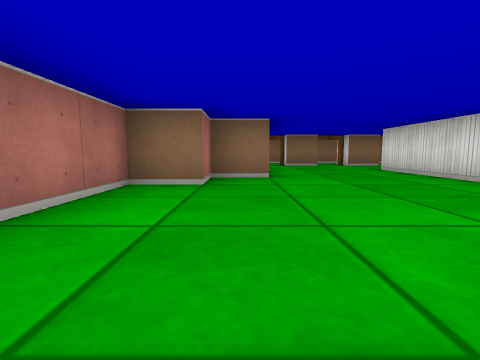
View 1 (above)

24 first-person views from a walk through a cub3D ray-caster map. The camera is about half as high as the walls, tilts 6° down and sees 85° across. The floor is counted in squares. Each view is taken from the middle of a square. On the plan, view 1 faces up. The plan holds only what a view shows up to about 9 squares ahead; the rest is blank.

View 2
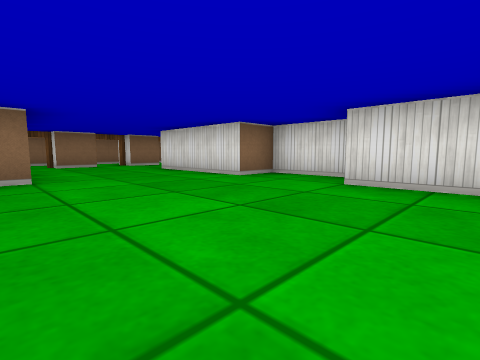

View 3
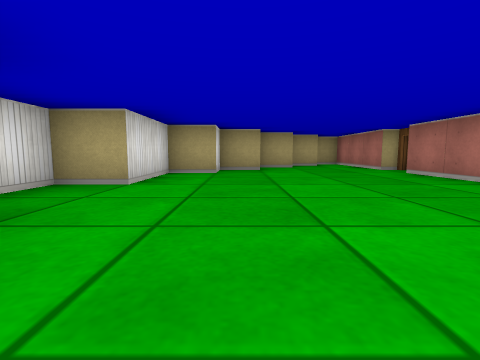

View 4
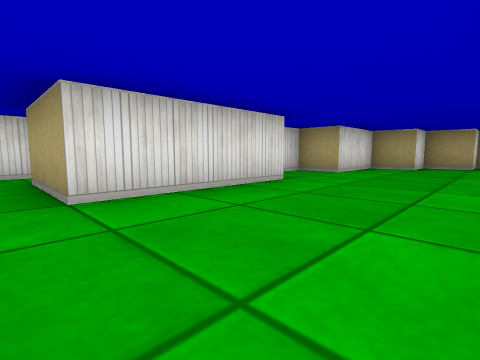

View 5
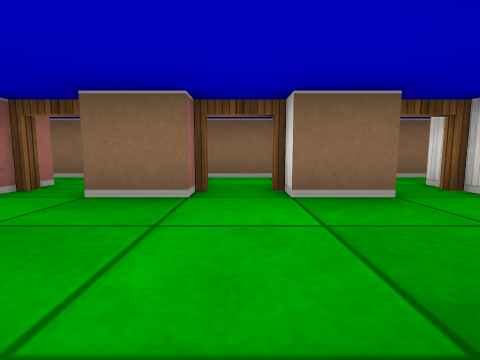

View 6
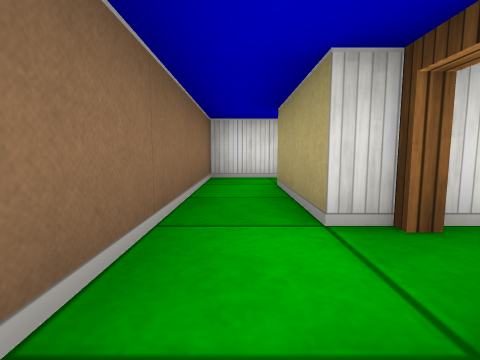

View 7
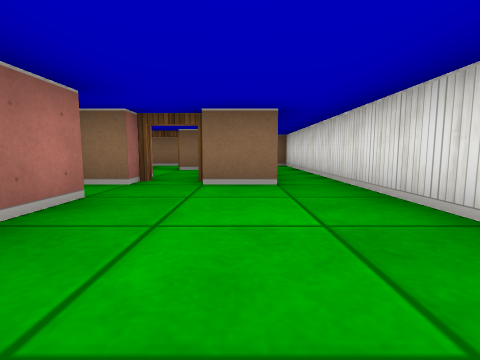

View 8
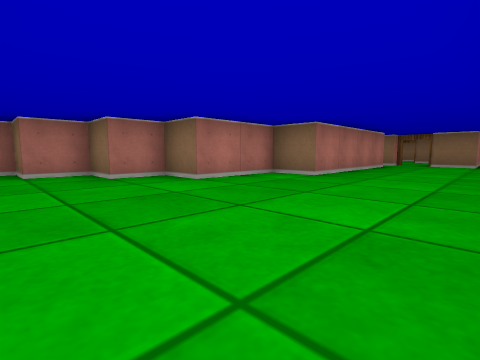

View 9
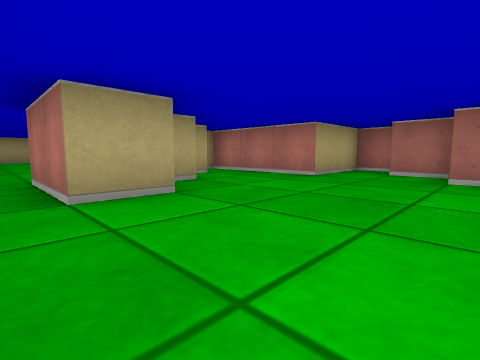

View 10
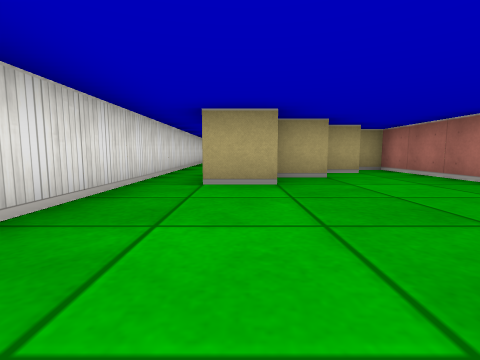

View 11
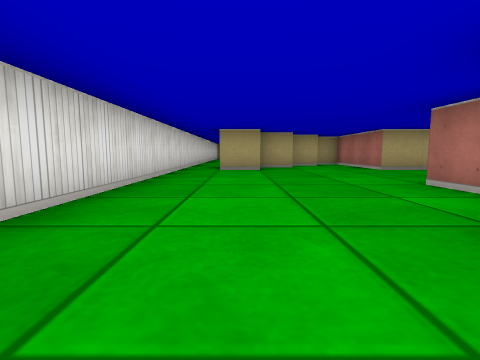

View 12
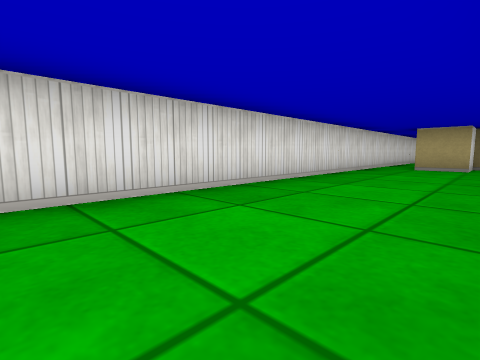

View 13
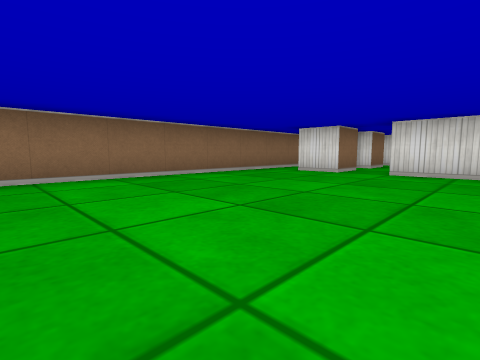

View 14
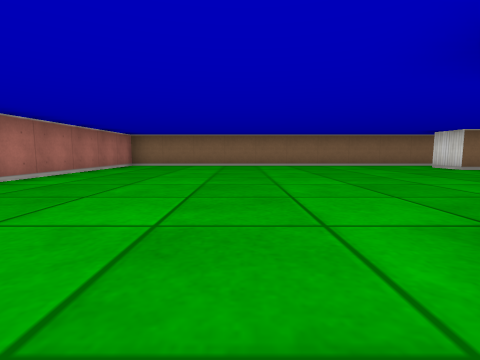

View 15
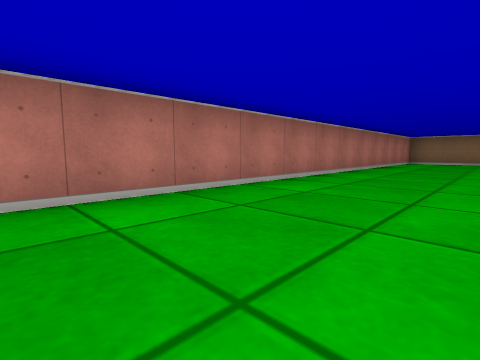

View 16
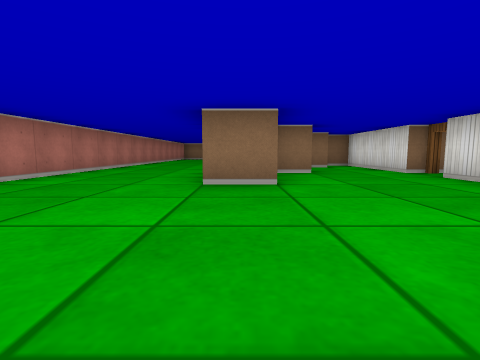

View 17
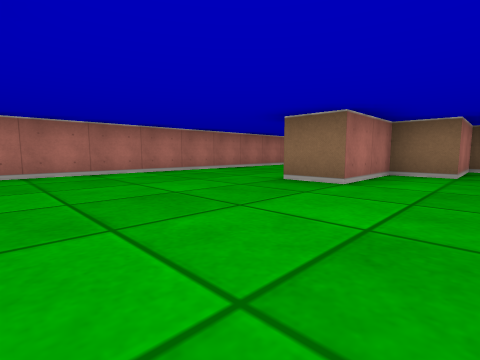

View 18
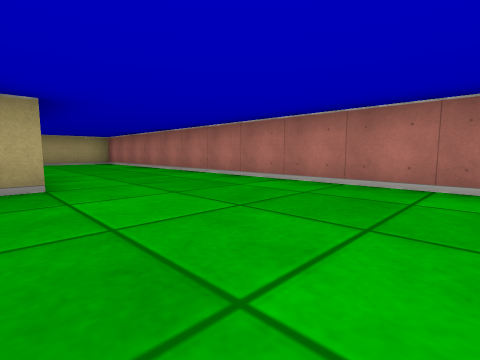

View 19
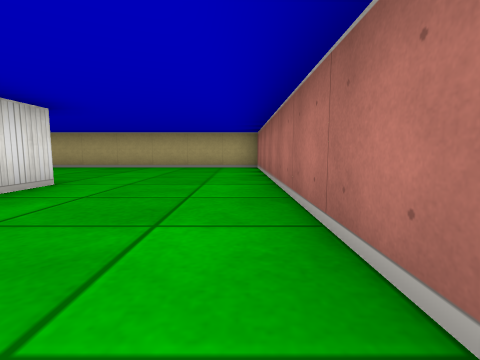

View 20
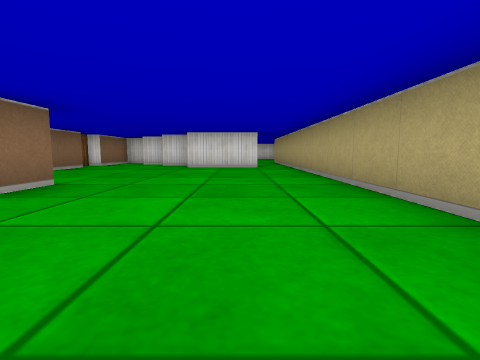

View 21
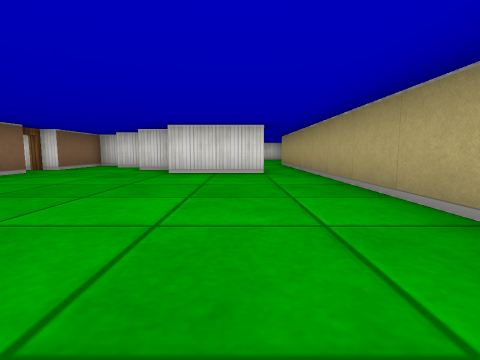

View 22
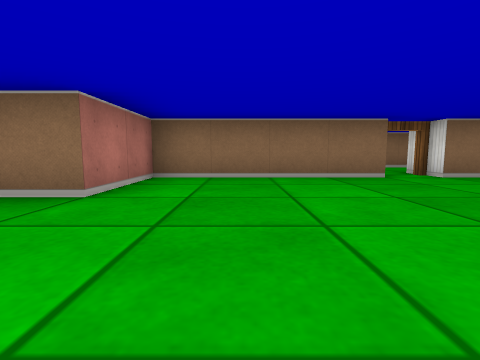

View 23
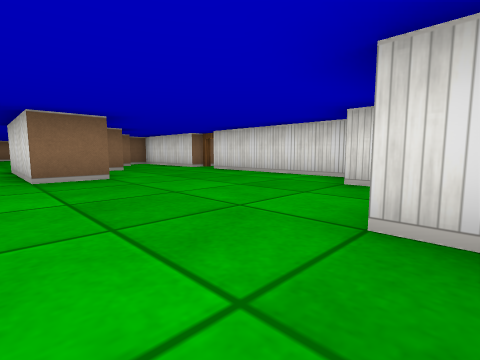

View 24
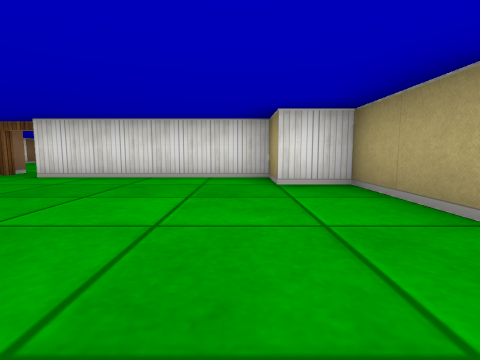

### Floor plan
Ten units are one square. View 1 is at (0, 0); x grows to the right and y downward. Boxes are objects, and circles mark ways between rooms. Rooms are numbered by the first view taken in them; rooms with no view inside come last. Other rooms are left out.
<svg viewBox="-100 -110 190 260">
<path fill="none" stroke="#000" d="M6 -45 -5 -45 -5 -35 -15 -35 -15 5M25 -85 15 -85M65 -64 65 -69M-15 15 -15 41M5 -85 -5 -85M4 25 15 25 15 15 25 15 25 5 35 5 35 -15 45 -15 45 -35 35 -35 35 -65 55 -65M46 -85 35 -85M60 -85 55 -85M-6 35 4 35M55 -95 75 -95M75 -68 75 -55M85 -55 85 -105 -5 -105M54 55 65 55 65 45 75 45 75 65M55 -45 55 -5 45 -5 45 15 35 15 35 25 25 25 25 35 15 35 15 45 35 45 35 75 41 75M44 65 54 65M85 64 85 -55M55 -55 49 -55M75 -55 65 -55M-25 5 -25 -25 -32 -25M-34 -15 -45 -15 -45 5 -55 5 -55 25 -65 25 -65 -5M-55 70 -55 65 -35 65 -35 55 -25 55 -25 15M-66 75 -61 75M-14 85 -55 85 -55 105 -65 105 -65 96M-5 -61 -5 -75M15 91 15 85 -5 85M5 101 5 95M-5 114 -5 105M-5 -85 -5 -95M-15 136 -15 115M-5 -105 -95 -105 -95 145 -15 145"/>
<circle cx="10" cy="-90" r="3" fill="#2a7"/>
<circle cx="30" cy="-90" r="3" fill="#2a7"/>
<circle cx="50" cy="-90" r="3" fill="#2a7"/>
<circle cx="60" cy="-60" r="3" fill="#2a7"/>
<circle cx="-20" cy="10" r="3" fill="#2a7"/>
<circle cx="0" cy="-80" r="3" fill="#2a7"/>
<circle cx="80" cy="-60" r="3" fill="#2a7"/>
<circle cx="0" cy="-100" r="3" fill="#2a7"/>
<text x="20" y="-30">1</text>
<text x="50" y="-100">2</text>
<text x="60" y="10">3</text>
<text x="-50" y="20">4</text>
</svg>
Room 1 opens to room 2. Room 1 opens to room 3. Room 1 opens to room 4. Room 2 opens to room 3. Room 2 opens to room 4.

Where each view was taken, in squares from view 1:
view 1: 0 up, 0 right, facing up
view 2: 0 up, 0 right, facing up-right
view 3: 5 up, 2 right, facing down
view 4: 7 up, 1 right, facing down-right
view 5: 6 up, 3 right, facing up
view 6: 10 up, 4 right, facing right
view 7: 2 up, 7 right, facing up
view 8: 4 down, 8 right, facing up-left
view 9: 2 down, 8 right, facing down-left
view 10: 1 down, 7 right, facing down
view 11: 2 up, 7 right, facing down
view 12: 3 up, 6 right, facing down-right
view 13: 6 up, 6 left, facing up-right
view 14: 2 up, 6 left, facing up
view 15: 1 down, 7 left, facing up-left
view 16: 6 down, 6 left, facing up
view 17: 6 down, 4 left, facing up-left
view 18: 4 down, 6 left, facing down-left
view 19: 7 down, 9 left, facing down
view 20: 13 down, 9 left, facing right
view 21: 13 down, 7 left, facing right
view 22: 13 down, 4 left, facing up
view 23: 7 down, 7 left, facing up-right
view 24: 5 down, 7 left, facing right
